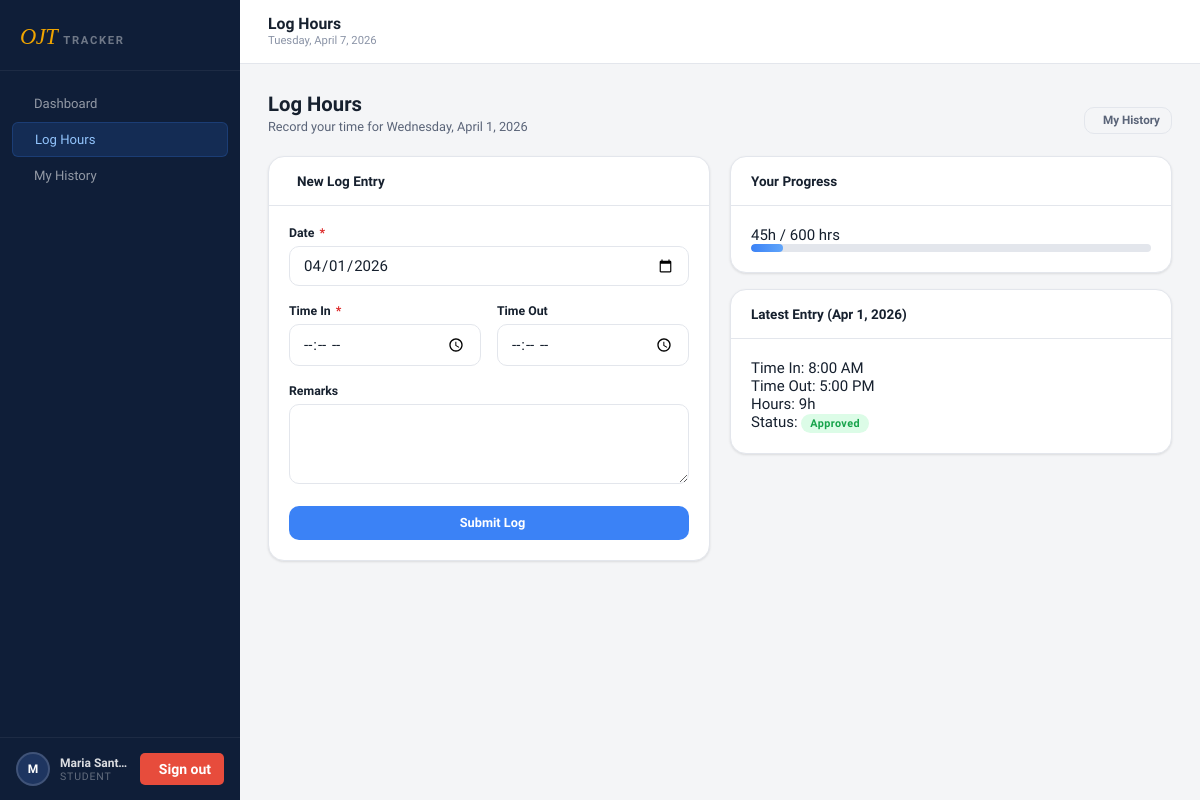
The page /app/student/log.php?date=2026-04-01 (signed in) on the database its author committed.
### tables this page shows
CREATE TABLE IF NOT EXISTS users (
    id              INT UNSIGNED AUTO_INCREMENT PRIMARY KEY,
    full_name       VARCHAR(150)    NOT NULL,
    email           VARCHAR(200)    NOT NULL UNIQUE,
    password        VARCHAR(255)    NOT NULL,
    role            ENUM('admin','student') NOT NULL DEFAULT 'student',
    student_number  VARCHAR(50)     NULL,
    course          VARCHAR(150)    NULL,
    company         VARCHAR(200)    NULL,
    required_hours  SMALLINT UNSIGNED NOT NULL DEFAULT 600,
    is_active       TINYINT(1)      NOT NULL DEFAULT 1,
    created_at      TIMESTAMP       DEFAULT CURRENT_TIMESTAMP
);

CREATE TABLE IF NOT EXISTS ojt_logs (
    id              INT UNSIGNED AUTO_INCREMENT PRIMARY KEY,
    user_id         INT UNSIGNED    NOT NULL,
    log_date        DATE            NOT NULL,
    time_in         TIME            NULL,
    time_out        TIME            NULL,
    hours_rendered  DECIMAL(5,2)    NOT NULL DEFAULT 0.00,
    remarks         TEXT            NULL,
    status          ENUM('pending','approved','rejected') NOT NULL DEFAULT 'pending',
    admin_note      TEXT            NULL,
    created_at      TIMESTAMP       DEFAULT CURRENT_TIMESTAMP,
    FOREIGN KEY (user_id) REFERENCES users(id) ON DELETE CASCADE,
    UNIQUE KEY uq_user_date (user_id, log_date)
);

### app/includes/auth.php (called while the page is built, shortened)
<?php
function currentUser(): array
{
    return [
        'id'             => $_SESSION['uid']            ?? 0,
        'name'           => $_SESSION['name']           ?? '',
        'email'          => $_SESSION['email']          ?? '',
        'role'           => $_SESSION['role']           ?? '',
        'student_number' => $_SESSION['student_number'] ?? '',
        'initials'       => mb_strtoupper(mb_substr($_SESSION['name'] ?? 'U', 0, 1)),
    ];
}
function e(mixed $v): string
{
    return htmlspecialchars((string)$v, ENT_QUOTES | ENT_SUBSTITUTE, 'UTF-8');
}

### app/config/database.php (called while the page is built, shortened)
<?php
function db(): PDO
{
    static $pdo = null;
    if ($pdo === null) {
        $dsn = sprintf(
            'mysql:host=%s;port=%s;dbname=%s;charset=%s',
            DB_HOST, DB_PORT, DB_NAME, DB_CHARSET
        );
        try {
            $pdo = new PDO($dsn, DB_USER, DB_PASS, [
                PDO::ATTR_ERRMODE            => PDO::ERRMODE_EXCEPTION,
                PDO::ATTR_DEFAULT_FETCH_MODE => PDO::FETCH_ASSOC,
                PDO::ATTR_EMULATE_PREPARES   => false,
            ]);
            $pdo->exec("SET time_zone = '+08:00'");
        } catch (PDOException $e) {
            http_response_code(500);
            echo '<pre style="font:13px monospace;padding:20px;background:#1e1e2e;color:#f38ba8;border-radius:8px;margin:40px auto;max-width:700px">';
            echo '<strong>⚠ Database connection failed</strong>' . PHP_EOL . PHP_EOL;
            echo htmlspecialchars($e->getMessage()) . PHP_EOL . PHP_EOL;
            echo 'Check your credentials in <strong>includes/db.php</strong>';
            echo '</pre>';
            exit;
        }
    }
    return $pdo;
}

### app/student/log.php (the view, shortened to what this page needs)
<?php
require_once __DIR__ . '/../includes/app.php';
require_once __DIR__ . '/../includes/layout.php';
$u   = currentUser();
$uid = $u['id'];
$db  = db();
$today_ph = (new DateTime('now', new DateTimeZone('Asia/Manila')))->format('Y-m-d');
$logDate = $_POST['log_date'] ?? $_GET['date'] ?? $today_ph;
$todayStmt = $db->prepare(
    "SELECT * FROM ojt_logs
     WHERE user_id=? AND log_date=?
     ORDER BY id DESC LIMIT 1"
);
$todayStmt->execute([$uid, $logDate]);
$existing = $todayStmt->fetch();
$approved = studentApprovedHours($uid);
$profStmt = $db->prepare('SELECT required_hours FROM users WHERE id=?');
$profStmt->execute([$uid]);
$req = (int) $profStmt->fetchColumn();
?>
<div class="section-header">
  <div>
    <h2>Log Hours</h2>
    <p>Record your time for <?= fmtDateFull($logDate) ?></p>
  </div>
  <a href="<?= BASE_URL ?>/student/history.php" class="btn btn-ghost btn-sm">
    <i class="icon-calendar"></i> My History
  </a>
</div>
<div class="grid-2" style="align-items:start">
  <div class="card">
    <div class="card-head">
      <h3><i class="icon-timer"></i> New Log Entry</h3>
    </div>
    <div class="card-body">
      <form method="POST" class="log-form">
        <div class="form-group">
          <label class="form-label">Date <span class="req">*</span></label>
          <input type="date" name="log_date" class="form-control"
                 value="<?= e($logDate) ?>" required>
        </div>
        <div class="form-row">
          <div class="form-group">
            <label class="form-label">Time In <span class="req">*</span></label>
            <input type="time" name="time_in" class="form-control" required>
          </div>
          <div class="form-group">
            <label class="form-label">Time Out</label>
            <input type="time" name="time_out" class="form-control">
          </div>
        </div>
        <div class="form-group">
          <label class="form-label">Remarks</label>
          <textarea name="remarks" class="form-control" rows="3"></textarea>
        </div>
        <button type="submit" class="btn btn-primary btn-full">
          <i class="icon-save"></i> Submit Log
        </button>
      </form>
    </div>
  </div>
  <div>
    <div class="card">
      <div class="card-head"><h3>Your Progress</h3></div>
      <div class="card-body">
        <?php $p = pct($approved, $req); ?>
        <div><?= fmtHours($approved) ?> / <?= $req ?> hrs</div>
        <div class="progress-bar-track">
          <div class="progress-bar-fill" style="width:<?= $p ?>%"></div>
        </div>
      </div>
    </div>
    <?php if ($existing): ?>
    <div class="card" style="margin-top:16px">
      <div class="card-head"><h3>Latest Entry (<?= fmtDate($logDate) ?>)</h3></div>
      <div class="card-body">
        <div>Time In: <?= fmtTime($existing['time_in']) ?></div>
        <div>Time Out: <?= fmtTime($existing['time_out']) ?></div>
        <div>Hours: <?= fmtHours((float)$existing['hours_rendered']) ?></div>
        <div>Status: <?= statusBadge($existing['status']) ?></div>
      </div>
    </div>
    <?php endif; ?>
  </div>
</div>

### app/includes/app.php (shortened to what this page needs)
<?php
require_once __DIR__ . '/../config/database.php';
require_once __DIR__ . '/auth.php';
function fmtHours(float $h): string
{
    $hrs  = floor($h);
    $mins = (int) round(($h - $hrs) * 60);
    return $mins > 0 ? "{$hrs}h {$mins}m" : "{$hrs}h";
}
function fmtTime(?string $t): string
{
    $dt = new DateTime('today ' . $t, new DateTimeZone('Asia/Manila'));
    return $dt->format('g:i A');
}
function fmtDate(?string $d): string
{
    $dt = new DateTime($d . ' 00:00:00', new DateTimeZone('Asia/Manila'));
    return $dt->format('M j, Y');
}
function fmtDateFull(?string $d): string
{
    $dt = new DateTime($d . ' 00:00:00', new DateTimeZone('Asia/Manila'));
    return $dt->format('l, F j, Y');
}
function statusBadge(string $status): string
{
    $map = [
        'pending'  => ['label' => 'Pending',  'class' => 'badge-pending'],
        'approved' => ['label' => 'Approved', 'class' => 'badge-approved'],
        'rejected' => ['label' => 'Rejected', 'class' => 'badge-rejected'],
    ];
    $b = $map[$status] ?? ['label' => ucfirst($status), 'class' => 'badge-pending'];
    return '<span class="badge ' . $b['class'] . '">' . $b['label'] . '</span>';
}
function pct(float $done, int $req): int
{
    return $req > 0 ? min(100, (int) round($done / $req * 100)) : 0;
}
function studentApprovedHours(int $uid): float
{
    $s = db()->prepare(
        "SELECT COALESCE(SUM(hours_rendered),0) FROM ojt_logs
         WHERE user_id=? AND status='approved'"
    );
    $s->execute([$uid]);
    return (float) $s->fetchColumn();
}

### app/assets/css/app.css (style rules this page uses)
:root { --navy: #0f1e38; --navy-mid: #172a4e; --navy-light: #1e3560; --accent: #3b82f6; --accent-dim: rgba(59,130,246,.15); --gold: #f0a500; --canvas: #f4f5f7; --surface: #ffffff; --border: #e3e6ec; --text: #16202e; --text-2: #5a6478; --text-3: #8a93a6; --green: #16a34a; --green-bg: #dcfce7; --red: #dc2626; --red-bg: #fee2e2; --amber: #d97706; --amber-bg: #fef3c7; --blue-bg: #dbeafe; --radius: 10px; --radius-sm: 6px; --radius-lg: 16px; --shadow-sm: 0 1px 3px rgba(0,0,0,.07), 0 1px 2px rgba(0,0,0,.04); --shadow: 0 4px 16px rgba(0,0,0,.08); --shadow-md: 0 8px 32px rgba(0,0,0,.12); --sidebar-w: 240px; --topbar-h: 64px; --font-body: 'Geist', system-ui, sans-serif; --font-display: 'Instrument Serif', Georgia, serif; }
*, *::before, *::after { box-sizing: border-box; margin: 0; padding: 0; }
html { font-size: 15px; -webkit-font-smoothing: antialiased; }
body { font-family: var(--font-body); background: var(--canvas); color: var(--text); min-height: 100vh; }
a { text-decoration: none; color: inherit; }
button, input, select, textarea { font-family: inherit; font-size: inherit; }
.section-header { display: flex; align-items: flex-end; justify-content: space-between; flex-wrap: wrap; gap: 12px; margin-bottom: 22px; }
.section-header h2 { font-size: 1.35rem; font-weight: 700; color: var(--text); }
.section-header p { font-size: .85rem; color: var(--text-2); margin-top: 3px; }
.progress-bar-track { height: 8px; background: var(--border); border-radius: 99px; overflow: hidden; }
.progress-bar-fill { height: 100%; border-radius: 99px; background: linear-gradient(90deg, var(--accent), #60a5fa); transition: width 1s cubic-bezier(.4,0,.2,1); }
.card { background: var(--surface); border: 1px solid var(--border); border-radius: var(--radius-lg); box-shadow: var(--shadow-sm); overflow: hidden; }
.card-head { padding: 16px 20px; border-bottom: 1px solid var(--border); display: flex; align-items: center; justify-content: space-between; gap: 12px; }
.card-head h3 { font-size: .9rem; font-weight: 600; display: flex; align-items: center; gap: 8px; }
.card-body { padding: 20px; }
.badge { display: inline-block; padding: 3px 9px; border-radius: 99px; font-size: .72rem; font-weight: 700; letter-spacing: .04em; }
.badge-approved { background: var(--green-bg); color: var(--green); }
.btn { display: inline-flex; align-items: center; gap: 7px; padding: 8px 16px; border-radius: var(--radius); font-size: .85rem; font-weight: 600; cursor: pointer; border: 1px solid transparent; transition: background .15s, box-shadow .15s, transform .1s; line-height: 1.3; }
.btn-primary { background: var(--accent); color: #fff; }
.btn-ghost { background: transparent; border-color: var(--border); color: var(--text-2); }
.btn-sm { padding: 5px 11px; font-size: .78rem; }
.btn-full { width: 100%; justify-content: center; }
.form-group { margin-bottom: 18px; }
.form-label { display: block; font-size: .82rem; font-weight: 600; color: var(--text); margin-bottom: 6px; }
.form-label .req { color: var(--red); margin-left: 2px; }
.form-control { width: 100%; padding: 9px 13px; border: 1.5px solid var(--border); border-radius: var(--radius); background: var(--surface); color: var(--text); transition: border-color .15s, box-shadow .15s; outline: none; }
textarea.form-control { resize: vertical; min-height: 80px; }
.form-row { display: grid; grid-template-columns: 1fr 1fr; gap: 16px; }
.grid-2 { display: grid; grid-template-columns: 1fr 1fr; gap: 20px; }

### rows shown on the page
users: required_hours "600"
ojt_logs: time_in "8:00 AM", time_out "5:00 PM", hours_rendered "9h", status "Approved"

### other values the page prints
$l['label'] "Dashboard"
$l['label'] "Log Hours"
$l['label'] "My History"
$u['initials'] "M"
$u['name'] "Maria Santos"
$role "STUDENT"
$title "Log Hours"
$todayLabel "Tuesday, April 7, 2026"
fmtDateFull($logDate) "Wednesday, April 1, 2026"
fmtHours($approved) "45h"
fmtDate($logDate) "Apr 1, 2026"
